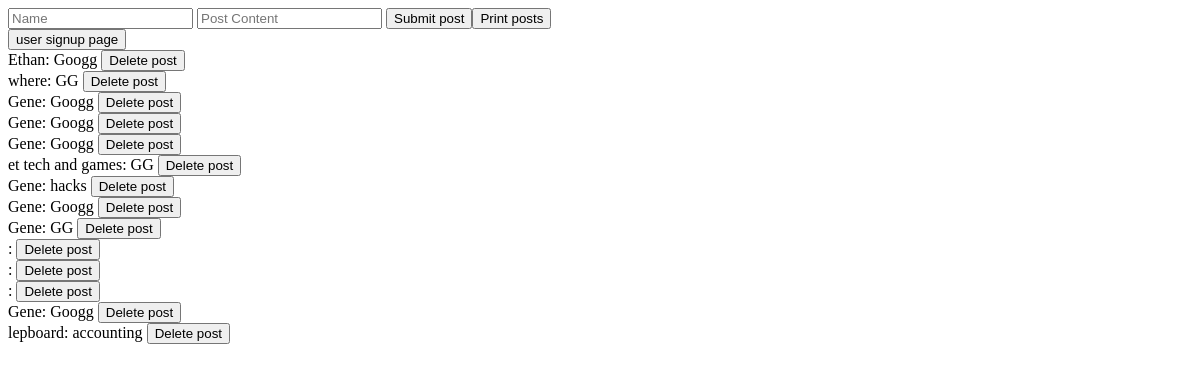
Before: / with the older database file.
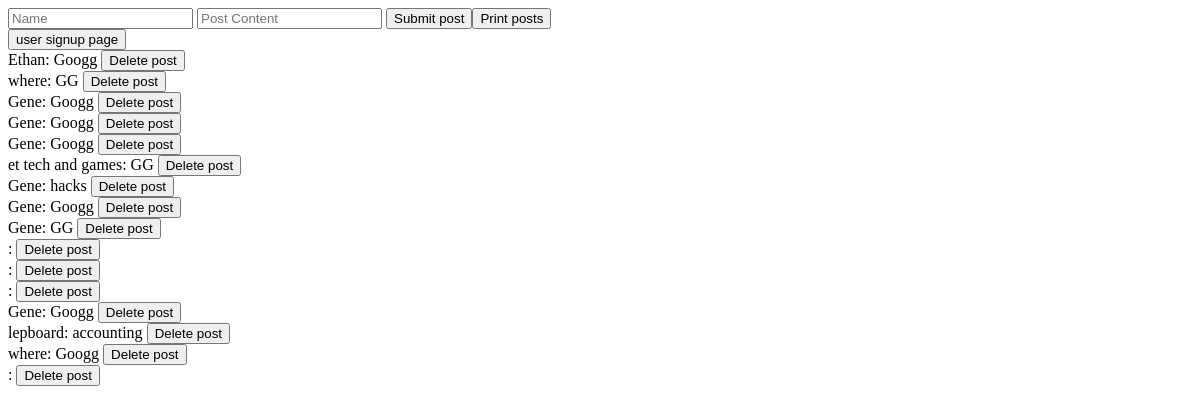
After: the same page with the newer database file.
### tables this page shows
CREATE TABLE "posts" (
	"id"	integer NOT NULL,
	"name"	text NOT NULL,
	"content"	text NOT NULL,
	PRIMARY KEY("id" AUTOINCREMENT)
);

### app.py (the view, shortened to what this page needs)
@app.route('/', methods=['GET','POST','DELETE'])
def index():
    if request.method == 'GET':
        pass
    if request.method == 'DELETE':
        if 'delete_post' in request.form:
            print('delete post front page')
            remove_post(-1)
    posts = get_posts()
    return render_template('food_index.html', posts=posts)

### food_models.py (called while the page is built)
def get_posts():
    con = sqlite3.connect(path.join(ROOT, 'food_database.db'))
    cur = con.cursor()
    cur.execute('select * FROM posts')
    posts = cur.fetchall()
    return posts

### templates/food_index.html (shortened to what this page needs)
<!doctype html>
<html>
    <body>
        <form action='/' method='post'>
            <input placeholder='Name' name='name'>
            <input placeholder='Post Content' name='post'>
            <input type= "submit" name="submit_post" value='Submit post'><input type="submit" name="print_posts" value="Print posts">
        </form>
        <form action='/user_signup'>
            <button type='submit'>user signup page</button>
        </form>
        <form action='/' method='delete'>
            {%  for post in posts %}
            <div>{{post[1] + ': ' + post[2]}} <input type="submit" name="delete_post" value="Delete post"> </div>
            {% endfor %}
        </form>
    </body>
</html>

Changed rows visible on the page:
added posts: name+content "where: Googg"
added posts: name+content ":"
